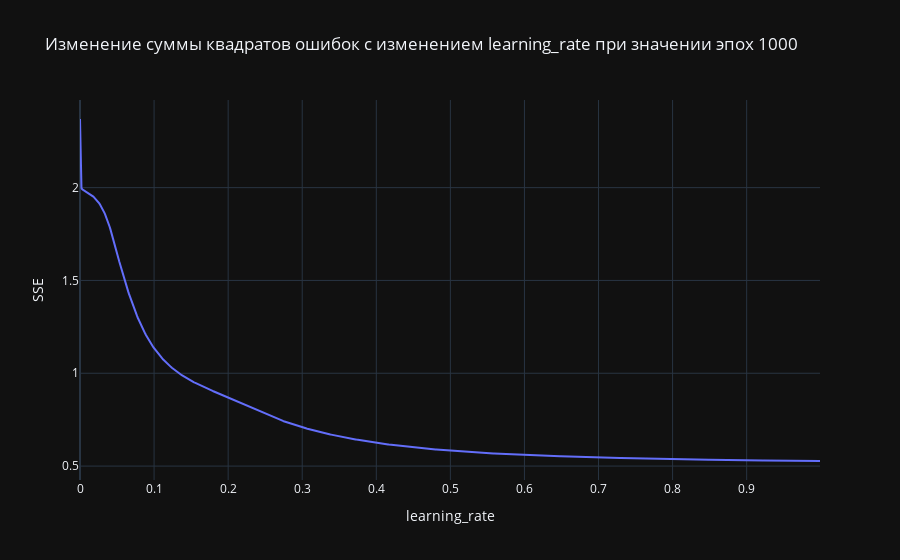

This figure's notebook cell:
### Code cell
epochs = 1000
SQE_lr = []
for lr in np.linspace(0,1,1000):
    model = NeuralNetwork(input_nodes=inp_nod,hidden_nodes=hid_nod,output_nodes=out_nod,learning_rate=lr)
    probka,SQE = model.train(X=X,y=Y,epochs=epochs)
    min_sqe = min(SQE)
    SQE_lr.append(min_sqe)
SQE_lr =list(map(np.float64,SQE_lr))
fig = plx.line(x=list(map(lambda x:x/1000,range(len(SQE_lr)))),
                      y=SQE_lr,
               title=f"Изменение суммы квадратов ошибок с изменением learning_rate при значении эпох {epochs}",
               labels={"x":"learning_rate","y":"SSE"})
fig.show()

### Figure 1 — Plotly figure (JSON) as saved in the notebook; plotly's stock layout.template omitted (floating-point values rounded to 4 significant figures; data arrays with more than 128 entries replaced by an {"elided": "..."} marker saying what was removed)
{"data": [{"hovertemplate": "learning_rate=%{x}<br>SSE=%{y}<extra></extra>", "legendgroup": "", "line": {"color": "#636efa", "dash": "solid"}, "marker": {"symbol": "circle"}, "mode": "lines", "name": "", "orientation": "v", "showlegend": false, "x": {"elided": "1000 float values"}, "xaxis": "x", "y": {"elided": "1000 float values"}, "yaxis": "y", "type": "scatter"}], "layout": {"xaxis": {"anchor": "y", "domain": [0.0, 1.0], "title": {"text": "learning_rate"}}, "yaxis": {"anchor": "x", "domain": [0.0, 1.0], "title": {"text": "SSE"}}, "legend": {"tracegroupgap": 0}, "title": {"text": "Изменение суммы квадратов ошибок с изменением learning_rate при значении эпох 1000"}}}
